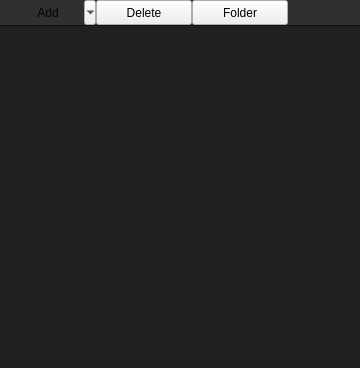
<?xml version="1.0" encoding="UTF-8"?>
<ui version="4.0">
 <class>SceneHierarchyWidget</class>
 <widget class="QWidget" name="SceneHierarchyWidget">
  <property name="geometry">
   <rect>
    <x>0</x>
    <y>0</y>
    <width>360</width>
    <height>368</height>
   </rect>
  </property>
  <property name="windowTitle">
   <string>Form</string>
  </property>
  <property name="styleSheet">
   <string notr="true">QWidget#sceneTree {
	background-color: #202020;
	border-top: 1px solid #111;
}

#addBtn, #deleteBtn, #folderBtn {
	padding: 4px;
}

#addBtn {
	border: 0;
}

#deleteBtn, #folderBtn {
	border-left: 1px solid #333;
}

QTreeWidget {
  outline: none;
  selection-background-color: #404040;
  color: #CECECE;
}

QTreeWidget::item {
	padding: 6px;
}

QTreeWidget::item:selected {
	selection-background-color: #404040;
	background: #404040;
	outline: none;
  }


/* important when the widget loses focus */
QTreeWidget::item:selected:!active {
	background: #404040;
	padding: 0;
	color: #CECECE;
}

QTreeWidget::item:selected:active {
	background: #404040;
	padding: 0;
}

QTreeWidget::item:hover {

}
  </string>
  </property>
  <layout class="QVBoxLayout" name="verticalLayout">
   <property name="spacing">
    <number>0</number>
   </property>
   <property name="leftMargin">
    <number>0</number>
   </property>
   <property name="topMargin">
    <number>0</number>
   </property>
   <property name="rightMargin">
    <number>0</number>
   </property>
   <property name="bottomMargin">
    <number>0</number>
   </property>
   <item>
    <widget class="QWidget" name="widget" native="true">
     <property name="minimumSize">
      <size>
       <width>0</width>
       <height>0</height>
      </size>
     </property>
     <property name="styleSheet">
      <string notr="true">QWidget#widget{
	border: none;
	background-color: #303030;
}</string>
     </property>
     <layout class="QHBoxLayout" name="horizontalLayout">
      <property name="spacing">
       <number>0</number>
      </property>
      <property name="leftMargin">
       <number>0</number>
      </property>
      <property name="topMargin">
       <number>0</number>
      </property>
      <property name="rightMargin">
       <number>0</number>
      </property>
      <property name="bottomMargin">
       <number>0</number>
      </property>
      <item>
       <widget class="QToolButton" name="addBtn">
        <property name="sizePolicy">
         <sizepolicy hsizetype="Preferred" vsizetype="Preferred">
          <horstretch>0</horstretch>
          <verstretch>0</verstretch>
         </sizepolicy>
        </property>
        <property name="minimumSize">
         <size>
          <width>96</width>
          <height>0</height>
         </size>
        </property>
        <property name="text">
         <string>Add</string>
        </property>
        <property name="icon">
         <iconset resource="../../app/icons.qrc">
          <normaloff>:/icons/add_object.svg</normaloff>:/icons/add_object.svg</iconset>
        </property>
        <property name="popupMode">
         <enum>QToolButton::MenuButtonPopup</enum>
        </property>
        <property name="toolButtonStyle">
         <enum>Qt::ToolButtonTextBesideIcon</enum>
        </property>
        <property name="arrowType">
         <enum>Qt::NoArrow</enum>
        </property>
       </widget>
      </item>
      <item>
       <widget class="QPushButton" name="deleteBtn">
        <property name="sizePolicy">
         <sizepolicy hsizetype="Preferred" vsizetype="Preferred">
          <horstretch>0</horstretch>
          <verstretch>0</verstretch>
         </sizepolicy>
        </property>
        <property name="minimumSize">
         <size>
          <width>96</width>
          <height>0</height>
         </size>
        </property>
        <property name="text">
         <string>Delete</string>
        </property>
        <property name="icon">
         <iconset resource="../../app/icons.qrc">
          <normaloff>:/icons/delete_object.svg</normaloff>:/icons/delete_object.svg</iconset>
        </property>
       </widget>
      </item>
      <item>
       <widget class="QPushButton" name="folderBtn">
        <property name="sizePolicy">
         <sizepolicy hsizetype="Preferred" vsizetype="Preferred">
          <horstretch>0</horstretch>
          <verstretch>0</verstretch>
         </sizepolicy>
        </property>
        <property name="minimumSize">
         <size>
          <width>96</width>
          <height>0</height>
         </size>
        </property>
        <property name="toolTip">
         <string>Group the selected objects in a new outliner folder (nothing is reparented). With nothing selected, creates an empty folder.</string>
        </property>
        <property name="text">
         <string>Folder</string>
        </property>
       </widget>
      </item>
      <item>
       <spacer name="horizontalSpacer">
        <property name="orientation">
         <enum>Qt::Horizontal</enum>
        </property>
        <property name="sizeHint" stdset="0">
         <size>
          <width>40</width>
          <height>20</height>
         </size>
        </property>
       </spacer>
      </item>
     </layout>
    </widget>
   </item>
   <item>
    <widget class="SceneTreeWidget" name="sceneTree">
     <property name="styleSheet">
      <string notr="true">outline: none</string>
     </property>
     <property name="rootIsDecorated">
      <bool>true</bool>
     </property>
     <property name="uniformRowHeights">
      <bool>true</bool>
     </property>
     <property name="animated">
      <bool>false</bool>
     </property>
     <property name="headerHidden">
      <bool>true</bool>
     </property>
     <property name="columnCount">
      <number>3</number>
     </property>
     <attribute name="headerVisible">
      <bool>false</bool>
     </attribute>
     <attribute name="headerMinimumSectionSize">
      <number>0</number>
     </attribute>
     <attribute name="headerStretchLastSection">
      <bool>false</bool>
     </attribute>
     <column>
      <property name="text">
       <string notr="true">1</string>
      </property>
     </column>
     <column>
      <property name="text">
       <string notr="true">2</string>
      </property>
     </column>
     <column>
      <property name="text">
       <string notr="true">3</string>
      </property>
     </column>
    </widget>
   </item>
  </layout>
 </widget>
 <customwidgets>
  <customwidget>
   <class>SceneTreeWidget</class>
   <extends>QTreeWidget</extends>
   <header>ui/panels/scenetreewidget.h</header>
  </customwidget>
 </customwidgets>
 <resources>
  <include location="../../app/icons.qrc"/>
 </resources>
 <connections/>
</ui>
